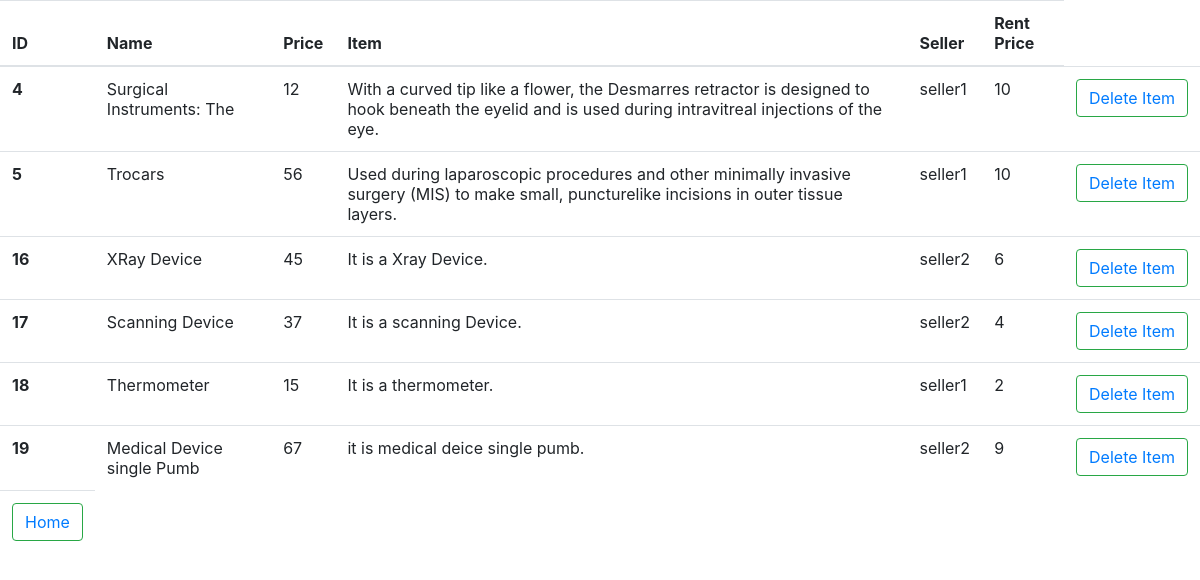
The app's page /admin1/productview with its own data.
### main/models.py (models this page shows, shortened)
class product_tbl(models.Model):
    pnm=models.CharField(max_length=25)
    pim=models.FileField(upload_to='pic')
    prc=models.IntegerField()
    des=models.TextField()
    seller=models.CharField(max_length=25)
    rentprice=models.IntegerField()
    quantity=models.IntegerField()

### admin1/views.py (the view)
# urls.py: path('productview', productview, name='productview'),
def productview(request):
    obj=product_tbl.objects.all()
    return render(request,'productlist.html',{'pdata':obj})

### templates/productlist.html (shortened to what this page needs)
<link rel="stylesheet" href="https://cdn.jsdelivr.net/npm/bootstrap@4.0.0/dist/css/bootstrap.min.css">
<table class="table table-hover">
    <thead>
      <tr>
        <th scope="col">ID</th>
        <th scope="col">Name</th>
        <th scope="col">Price</th>
        <th scope="col">Item</th>
        <th scope="col">Seller</th>
        <th scope="col">Rent Price</th>
      </tr>
    </thead>
    <tbody>
      {% for y in pdata %}
      <tr>
        <th scope="row">{{y.id}}</th>
        <td id="pname">{{y.pnm}}
        </td>
        <td id="pprice">{{y.prc}}</td>
        <td id="pdes">{{y.des}}</td>
        <td id="pseller">{{y.seller}}</td>
        <td id="pseller">{{y.rentprice}}</td>
        <td><button class="btn btn-outline-success my-2 my-sm-0" type="submit"><a href="/admin1/deleteitem?idn={{y.id}}">Delete Item</a></button>
        </td>
      </tr>
      {% endfor %}
        <td><button class="btn btn-outline-success my-2 my-sm-0" type="submit"><a href="{% url 'admin1:adminindex' %}">Home</a></button>
    </tbody>
  </table>

### records on screen
product_tbl: id "4", pnm "Surgical Instruments: The", prc "12", des "With a curved tip like a flower, the Desmarres retractor is designed to hook beneath the eyelid and is used during intravitreal injections of the eye.", seller "seller1", rentprice "10"
product_tbl: id "5", pnm "Trocars", prc "56", des "Used during laparoscopic procedures and other minimally invasive surgery (MIS) to make small, puncturelike incisions in outer tissue layers.", seller "seller1", rentprice "10"
product_tbl: id "16", pnm "XRay Device", prc "45", des "It is a Xray Device.", seller "seller2", rentprice "6"
product_tbl: id "17", pnm "Scanning Device", prc "37", des "It is a scanning Device.", seller "seller2", rentprice "4"
product_tbl: id "18", pnm "Thermometer", prc "15", des "It is a thermometer.", seller "seller1", rentprice "2"
product_tbl: id "19", pnm "Medical Device single Pumb", prc "67", des "it is medical deice single pumb.", seller "seller2", rentprice "9"
